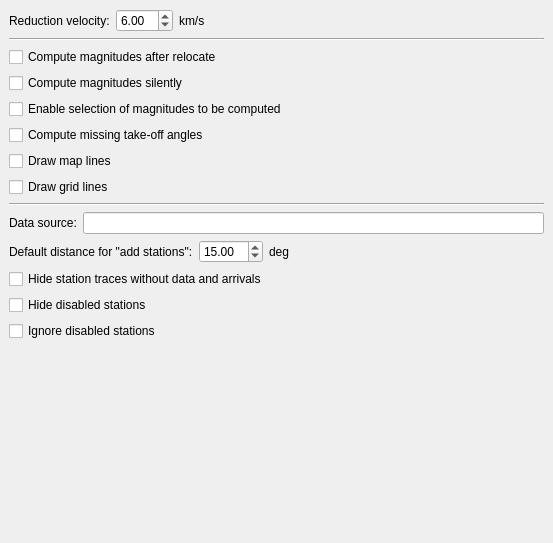
     <widget class="QWidget" name="pageLocator" >
      <property name="geometry" >
       <rect>
        <x>0</x>
        <y>0</y>
        <width>553</width>
        <height>543</height>
       </rect>
      </property>
      <property name="autoFillBackground" >
       <bool>true</bool>
      </property>
      <attribute name="label" >
       <string>Global settings</string>
      </attribute>
      <layout class="QVBoxLayout" >
       <property name="margin" >
        <number>9</number>
       </property>
       <property name="spacing" >
        <number>6</number>
       </property>
       <item>
        <layout class="QHBoxLayout" >
         <property name="margin" >
          <number>0</number>
         </property>
         <property name="spacing" >
          <number>6</number>
         </property>
         <item>
          <widget class="QLabel" name="label_4" >
           <property name="toolTip" >
            <string>Reduction velocity used by the move out curve.</string>
           </property>
           <property name="text" >
            <string>Reduction velocity:</string>
           </property>
          </widget>
         </item>
         <item>
          <widget class="QDoubleSpinBox" name="spinPVel" >
           <property name="toolTip" >
            <string>Reduction velocity used by the move out curve.</string>
           </property>
           <property name="minimum" >
            <double>0.1</double>
           </property>
           <property name="singleStep" >
            <double>0.5</double>
           </property>
           <property name="value" >
            <double>6</double>
           </property>
          </widget>
         </item>
         <item>
          <widget class="QLabel" name="label_6" >
           <property name="text" >
            <string>km/s</string>
           </property>
          </widget>
         </item>
         <item>
          <spacer>
           <property name="orientation" >
            <enum>Qt::Horizontal</enum>
           </property>
           <property name="sizeHint" >
            <size>
             <width>40</width>
             <height>20</height>
            </size>
           </property>
          </spacer>
         </item>
        </layout>
       </item>
       <item>
        <widget class="Line" name="line_2" >
         <property name="orientation" >
          <enum>Qt::Horizontal</enum>
         </property>
        </widget>
       </item>
       <item>
        <widget class="QCheckBox" name="cbComputeMagnitudesAfterRelocate" >
         <property name="toolTip" >
          <string>If enabled, magnitudes are computed automatically after relocate.</string>
         </property>
         <property name="text" >
          <string>Compute magnitudes after relocate</string>
         </property>
        </widget>
       </item>
       <item>
        <layout class="QHBoxLayout" >
         <property name="margin" >
          <number>0</number>
         </property>
         <property name="spacing" >
          <number>6</number>
         </property>
         <item>
          <widget class="QCheckBox" name="cbComputeMagnitudesSilently" >
           <property name="text" >
            <string>Compute magnitudes silently</string>
           </property>
          </widget>
         </item>
        </layout>
       </item>
       <item>
        <widget class="QCheckBox" name="cbAskForMagnitudeTypes" >
         <property name="text" >
          <string>Enable selection of magnitudes to be computed</string>
         </property>
        </widget>
       </item>
       <item>
        <widget class="QCheckBox" name="cbComputeMissingTakeOffAngles" >
         <property name="toolTip" >
          <string>Computes missing take-off angles to be used in the first motion plot.</string>
         </property>
         <property name="text" >
          <string>Compute missing take-off angles</string>
         </property>
        </widget>
       </item>
       <item>
        <widget class="QCheckBox" name="cbMaplines" >
         <property name="toolTip" >
          <string>Enables/disables drawing of lines in the map connecting the station with the event</string>
         </property>
         <property name="text" >
          <string>Draw map lines</string>
         </property>
        </widget>
       </item>
       <item>
        <widget class="QCheckBox" name="cbPlotGridlines" >
         <property name="toolTip" >
          <string>Enables/disables drawing of grid lines in plots</string>
         </property>
         <property name="text" >
          <string>Draw grid lines</string>
         </property>
        </widget>
       </item>
       <item>
        <widget class="Line" name="line_4" >
         <property name="orientation" >
          <enum>Qt::Horizontal</enum>
         </property>
        </widget>
       </item>
       <item>
        <layout class="QHBoxLayout" >
         <property name="margin" >
          <number>0</number>
         </property>
         <property name="spacing" >
          <number>6</number>
         </property>
         <item>
          <widget class="QLabel" name="label_5" >
           <property name="text" >
            <string>Data source:</string>
           </property>
          </widget>
         </item>
         <item>
          <widget class="QLineEdit" name="editRecordSource" />
         </item>
        </layout>
       </item>
       <item>
        <layout class="QHBoxLayout" >
         <property name="margin" >
          <number>0</number>
         </property>
         <property name="spacing" >
          <number>6</number>
         </property>
         <item>
          <widget class="QLabel" name="label_9" >
           <property name="text" >
            <string>Default distance for "add stations":</string>
           </property>
          </widget>
         </item>
         <item>
          <widget class="QDoubleSpinBox" name="spinAddStationsDistance" >
           <property name="maximum" >
            <double>180</double>
           </property>
           <property name="value" >
            <double>15</double>
           </property>
          </widget>
         </item>
         <item>
          <widget class="QLabel" name="labelDefaultDistanceUnit" >
           <property name="text" >
            <string>deg</string>
           </property>
          </widget>
         </item>
         <item>
          <spacer>
           <property name="orientation" >
            <enum>Qt::Horizontal</enum>
           </property>
           <property name="sizeHint" >
            <size>
             <width>40</width>
             <height>20</height>
            </size>
           </property>
          </spacer>
         </item>
        </layout>
       </item>
       <item>
        <widget class="QCheckBox" name="cbHideStationsWithoutData" >
         <property name="toolTip" >
          <string>If enabled additional stations are initially hidden and only become visible if data is available.</string>
         </property>
         <property name="text" >
          <string>Hide station traces without data and arrivals</string>
         </property>
        </widget>
       </item>
       <item>
        <widget class="QCheckBox" name="cbHideDisabledStations" >
         <property name="text" >
          <string>Hide disabled stations</string>
         </property>
        </widget>
       </item>
       <item>
        <widget class="QCheckBox" name="cbIgnoreDisabledStations" >
         <property name="toolTip" >
          <string>If stations are about to be added to either the picker or amplitude review window, disabled stations will be ignored if this option is enabled.</string>
         </property>
         <property name="text" >
          <string>Ignore disabled stations</string>
         </property>
        </widget>
       </item>
       <item>
        <spacer>
         <property name="orientation" >
          <enum>Qt::Vertical</enum>
         </property>
         <property name="sizeHint" >
          <size>
           <width>20</width>
           <height>71</height>
          </size>
         </property>
        </spacer>
       </item>
      </layout>
     </widget>
